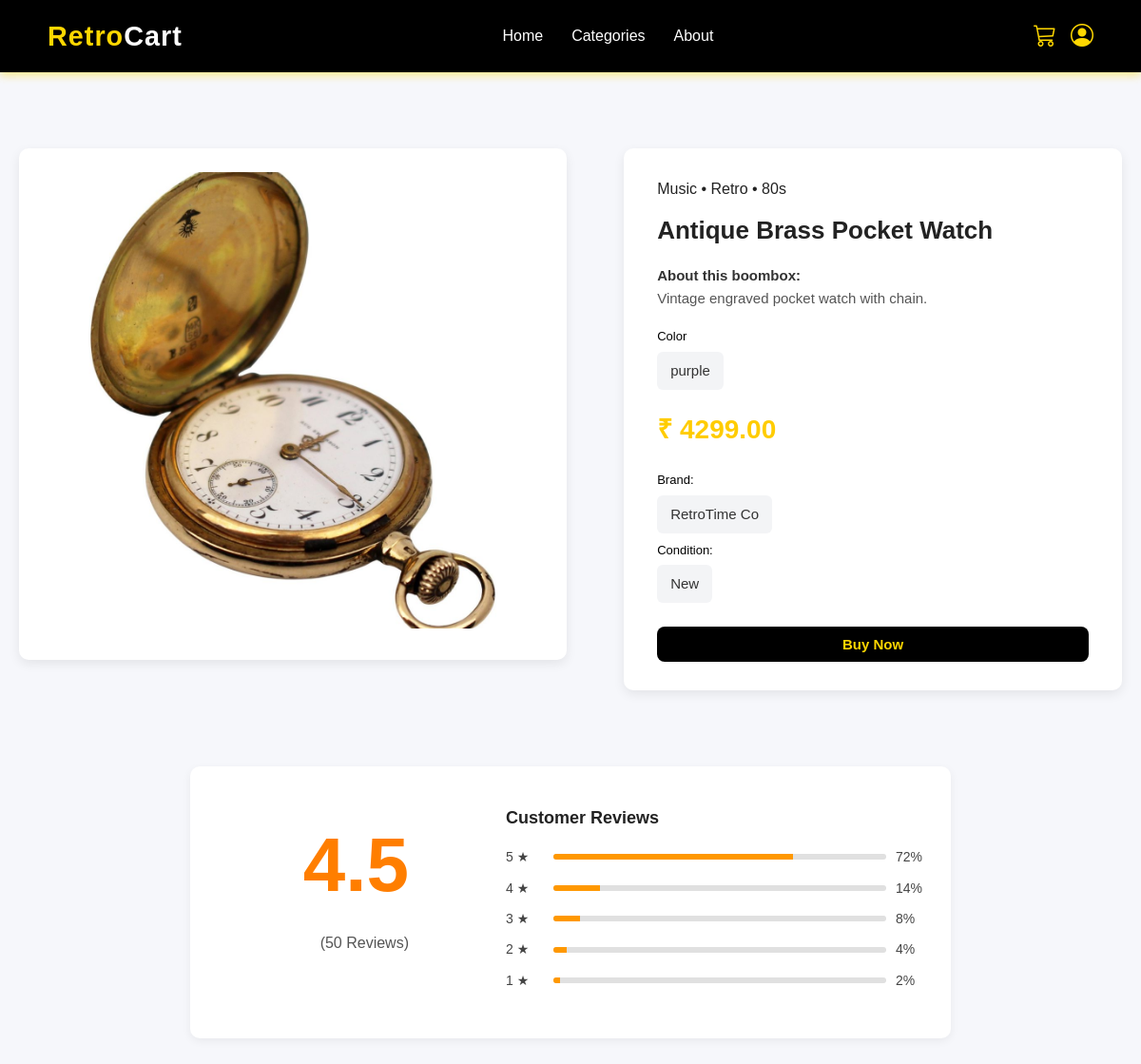
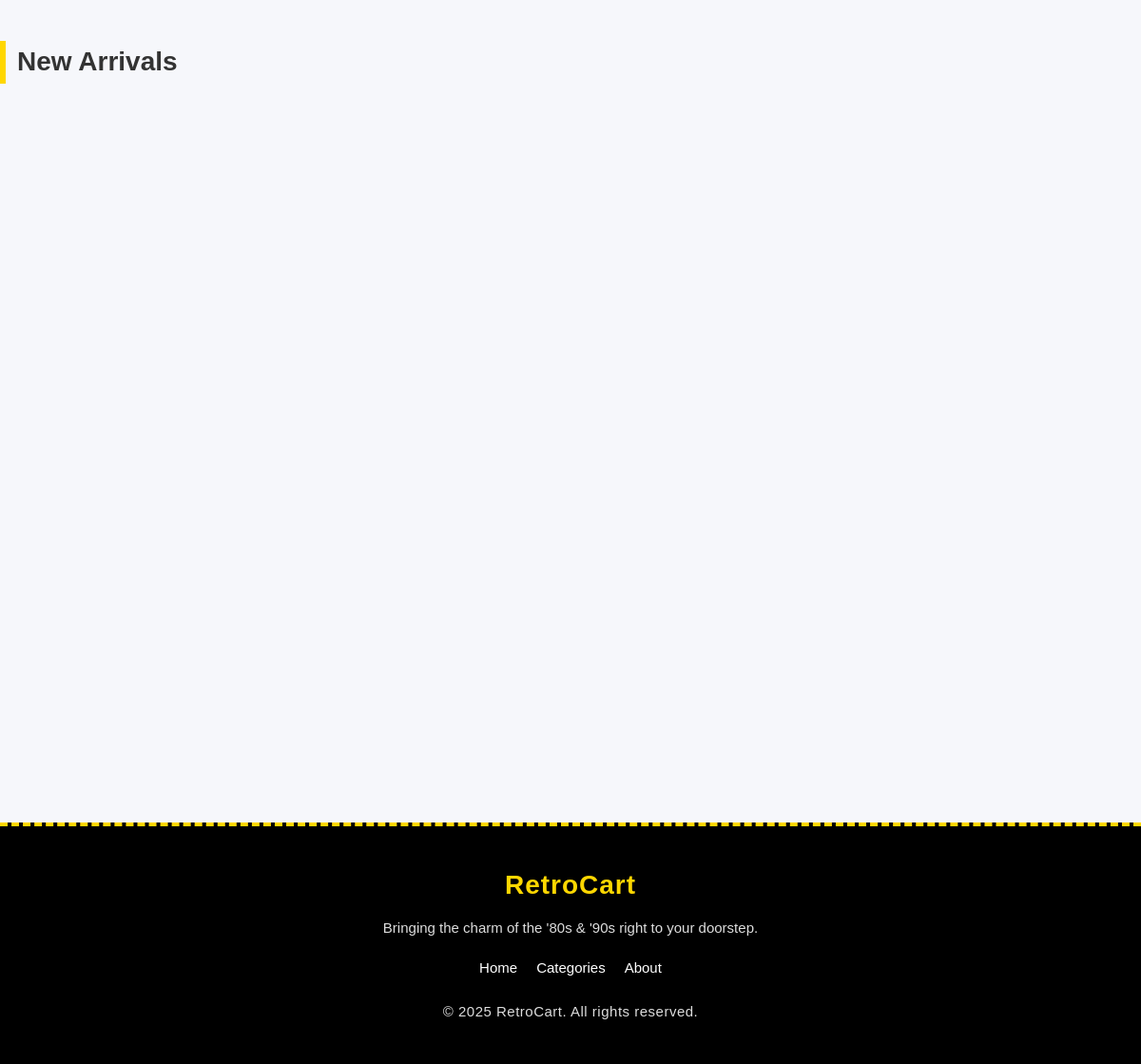
Page /product.php?product_id=63 (signed in) on the committed database (2 pictures, top to bottom).
### tables this page shows
CREATE TABLE `product_image` (
  `image_id` int(11) NOT NULL,
  `product_id` int(11) NOT NULL,
  `image_path` varchar(255) NOT NULL,
  `uploaded_at` timestamp NOT NULL DEFAULT current_timestamp()
);

CREATE TABLE `products` (
  `product_id` int(11) NOT NULL,
  `merchant_id` int(11) NOT NULL,
  `name` varchar(100) NOT NULL,
  `description` text DEFAULT NULL,
  `price` decimal(10,2) NOT NULL,
  `quantity` int(11) DEFAULT 0,
  `category` enum('RetroGames','MusicTapes','VintageToys','ClassicFashion','OldComics','HomeAppliances','Jewelry','Watches') DEFAULT NULL,
  `image` varchar(255) DEFAULT NULL,
  `status` enum('active','inactive') DEFAULT 'active',
  `discount` int(11) NOT NULL,
  `brand` varchar(30) NOT NULL,
  `condition` varchar(50) NOT NULL,
  `stock` int(11) NOT NULL,
  `meterial` varchar(50) NOT NULL,
  `color` varchar(30) NOT NULL,
  `created_at` timestamp NOT NULL DEFAULT current_timestamp(),
  `is_best_selling` tinyint(1) DEFAULT 0
);

### product.php (the view, shortened to what this page needs)
<!doctype html>
<html lang="en">
<head>
  <link rel="stylesheet" href="./style/style.css">
  <link rel="stylesheet" href="./style/product.css">
  <link rel="stylesheet" href="https://unpkg.com/aos@2.3.1/dist/aos.css" />
  <link rel="stylesheet" href="https://cdn.jsdelivr.net/npm/bootstrap-icons@1.13.1/font/bootstrap-icons.min.css">
</head>
<header class="retro-header">
  <?php
  include("./component/nav.php");
  ?>
</header>
<body>
  <main>
    <div class="container">
      <?php
      if (isset($_GET['product_id'])) {
        $product_id = (int) $_GET['product_id'];
        $query = "SELECT * FROM products WHERE product_id = $product_id";
        $result = mysqli_query($connect, $query);
        if ($result && mysqli_num_rows($result) > 0) {
          $row = mysqli_fetch_assoc($result);
          $product_id = $row["product_id"];
          $name = $row["name"];
          $price = $row["price"];
          $description = $row["description"];
          $brand = $row["brand"];
          $color = $row["color"];
          $condition = $row["condition"];
          $imagequery = "SELECT * FROM product_image WHERE product_id = '$product_id' LIMIT 1";
          $imageResult = mysqli_query($connect, $imagequery);
          $img = ($imageResult && mysqli_num_rows($imageResult) > 0)
            ? mysqli_fetch_assoc($imageResult)
            : null;
        } else {
          die("Product not found.");
        }
      } else {
        die("No product ID provided.");
      }
      ?>
      <div class="grid">
        <div>
          <div class="media-card" data-aos="fade-right">
            <div class="main-image" id="mainImageWrap">
              <?php if (!empty($img) && !empty($img['image_path'])) { ?>
                <img src="./<?= htmlspecialchars($img['image_path']); ?>" alt="Product Image">
              <?php } else { ?>
                <img src="../assets/no-image.jpg" alt="No Image Available">
              <?php } ?>
            </div>
          </div>
        </div>
        <aside class="meta" data-aos="fade-left">
          <div class="tag">Music • Retro • 80s</div>
          <h1><?= htmlspecialchars($name); ?></h1>
          <div class="desc">
            <strong>About this boombox:</strong>
            <p><?= htmlspecialchars($description); ?></p>
          </div>
          <div style="margin-top:8px; font-size:13px; color:black"> Color</div>
          <div class="color">
            <p><?= htmlspecialchars($color); ?></p>
          </div>
          <div class="price">₹ <?= htmlspecialchars($price); ?></div>
          <div style="margin-top:8px; font-size:13px; color:black"> Brand:</div>
          <div class="brand"><?= htmlspecialchars($brand); ?></div>
          <div style="margin-top:8px; font-size:13px; color:black"> Condition:</div>
          <div class="condition"><?= htmlspecialchars($condition); ?></div>
          <div class="add">
            <a href="./cart.php?product_id=<?= $product_id ?>"><button class="btnn" id="addCartBtn">Buy Now</button></a>
          </div>
        </aside>
      </div>
    </div>
    <div class="review-section" data-aos="zoom-in-down">
      <div class="con">
        <div class="rating-summary">
          <div class="rating-number">4.5</div>
          <div class="rating-text">(50 Reviews)</div>
        </div>
        <div class="rating-details">
          <h3>Customer Reviews</h3>
          <div class="rating-bar">
            <span>5 ★</span>
            <div class="bar"><span style="width: 72%"></span></div>
            <span>72%</span>
          </div>
          <div class="rating-bar">
            <span>4 ★</span>
            <div class="bar"><span style="width: 14%"></span></div>
            <span>14%</span>
          </div>
          <div class="rating-bar">
            <span>3 ★</span>
            <div class="bar"><span style="width: 8%"></span></div>
            <span>8%</span>
          </div>
          <div class="rating-bar">
            <span>2 ★</span>
            <div class="bar"><span style="width: 4%"></span></div>
            <span>4%</span>
          </div>
          <div class="rating-bar">
            <span>1 ★</span>
            <div class="bar"><span style="width: 2%"></span></div>
            <span>2%</span>
          </div>
        </div>
      </div>
    </div>
    <?php
    $recentQuery = "SELECT * FROM products
                WHERE status='active' AND product_id != $product_id
                ORDER BY product_id DESC
                LIMIT 4";
    $recentResult = mysqli_query($connect, $recentQuery);
    ?>
    <div class="related-title">New Arrivals</div>
    <div class="related-grid">
      <?php
      if ($recentResult && mysqli_num_rows($recentResult) > 0) {
        while ($row = mysqli_fetch_assoc($recentResult)) {
          $relProdId = $row['product_id'];
          $relName = $row['name'];
          $relPrice = $row['price'];
          $imgQuery = "SELECT image_path FROM product_image WHERE product_id='$relProdId' LIMIT 1";
          $imgResult = mysqli_query($connect, $imgQuery);
          $img = ($imgResult && mysqli_num_rows($imgResult) > 0)
            ? mysqli_fetch_assoc($imgResult)['image_path']
            : "Asset/image/no-image.jpg";
          ?>
          <div class="related-card" data-aos="flip-down">
            <a href="./product.php?product_id=<?= $relProdId ?>">
              <img src="./<?= htmlspecialchars($img) ?>" alt="<?= htmlspecialchars($relName) ?>">
            </a>
            <div style="margin-top:20px;font-weight:600"><?= htmlspecialchars($relName) ?></div>
            <div style="color:var(--muted);font-size:13px;margin-top:10px">₹<?= htmlspecialchars($relPrice) ?></div>
            <div style="margin-top:10px;">
              <a href="./cart.php?product_id=<?= $relProdId ?>">
                <button class="btnn">Buy Now</button>
              </a>
            </div>
          </div>
          <?php
        }
      } else {
        echo "<p style='text-align:center;'>No recent products available.</p>";
      }
      ?>
    </div>
  </main>
  <?php
  include("./component/footer.php");
  ?>
</body>
</html>

### component/nav.php (shortened to what this page needs)
<?php
$pagename = basename($_SERVER['PHP_SELF']);
?>
<header class="retro-header">
    <nav>
        <div class="logo">
            <a href="index.php">Retro<span>Cart</span></a>
        </div>
        <ul>
            <li><a href="./index.php" class="<?php echo ($pagename == "index.php" ? "active" : "") ?>">Home</a></li>
            <li><a href="./categories.php"
                    class="<?php echo ($pagename == "categories.php" ? "active" : "") ?>">Categories</a>
            </li>
            <li><a href="./about.php" class="<?php echo ($pagename == "about.php" ? "active" : "") ?>">About
                </a></li>
        </ul>
        <?php if (isset($_SESSION['customer_id'])): ?>
            <div class="tog">
                <div class="header-icons">
                    <a href="./component/order.php" class="icon-btn">
                        <i class="bi bi-cart3"></i>
                    </a>
                    <div class="profile-menu">
                        <a href="profile.php" class="icon-btn">
                            <i class="bi bi-person-circle"></i>
                        </a>
                    </div>
                </div>
            </div>
        <?php endif; ?>
    </nav>
</header>

### component/footer.php
<footer class="retro-footer">
    <div class="footer-content">
        <h3>RetroCart</h3>
        <p>Bringing the charm of the '80s & '90s right to your doorstep.</p>
        <div class="footer-links">
            <a href="./index.php">Home</a>
            <a href="./categories.php">Categories</a>
            <a href="./about.php">About</a>
        </div>
        <p class="copyright">© 2025 RetroCart. All rights reserved.</p>
    </div>
</footer>

### style/style.css (style rules this page uses)
* { margin: 0; padding: 0; box-sizing: border-box; font-family: "Press Start 2P", cursive; }
h1, h2, h3, .retro-title { font-family: 'Orbitron', sans-serif; }
:root { --yellow: #ffd700; --black: #000; --white: #fff; }
.retro-header { width: 100%; background: var(--black); color: var(--white); box-shadow: 0 2px 10px rgba(255, 215, 0, 0.3); position: sticky; top: 0; z-index: 1000; }
.retro-header nav { display: flex; justify-content: space-between; align-items: center; padding: 15px 50px; font-family: 'Poppins', sans-serif; }
.logo a { color: var(--yellow); font-size: 1.8rem; font-weight: 700; text-decoration: none; letter-spacing: 1px; }
.logo a span { color: var(--white); }
nav ul { display: flex; list-style: none; gap: 30px; transition: all 0.4s ease; }
nav ul li a { color: var(--white); text-decoration: none; font-weight: 500; font-size: 1rem; position: relative; padding-bottom: 5px; transition: color 0.3s, border-color 0.3s; }
.header-icons { display: flex; align-items: center; gap: 15px; }
.icon-btn { color: var(--yellow); font-size: 1.3rem; transition: 0.3s; }
.retro-footer { background: #000; color: #fff; padding: 40px 0 25px; text-align: center; border-top: 4px dashed #ffd700; font-family: "Poppins", sans-serif; }
.footer-content { width: 90%; max-width: 1200px; margin: 0 auto; }
.retro-footer h3 { font-size: 28px; font-weight: 700; color: #ffd700; margin-bottom: 10px; letter-spacing: 1px; }
.retro-footer p { font-size: 15px; color: #ddd; margin-bottom: 18px; }
.footer-links { display: flex; justify-content: center; flex-wrap: wrap; gap: 20px; margin-bottom: 20px; }
.footer-links a { text-decoration: none; color: #fff; font-size: 15px; transition: all 0.3s ease; border-bottom: 2px solid transparent; }
.copyright { font-size: 13px; color: #aaa; margin-top: 10px; letter-spacing: 0.5px; }

### component/nav.php (style rules this page uses)
.profile-menu { position: relative; display: inline-block; }
.icon-btn { font-size: 24px; text-decoration: none; cursor: pointer; transition: 0.3s ease; color: #ffd700; }

### rows in the picture
product_image: image_path (picture)
products: name "Antique Brass Pocket Watch", description "Vintage engraved pocket watch with chain.", color "purple", price "4299.00", brand "RetroTime Co", condition "New"
products: product_image.image_path (picture)
products: product_image.image_path (picture)
products: product_image.image_path (picture)
products: product_image.image_path (picture)
